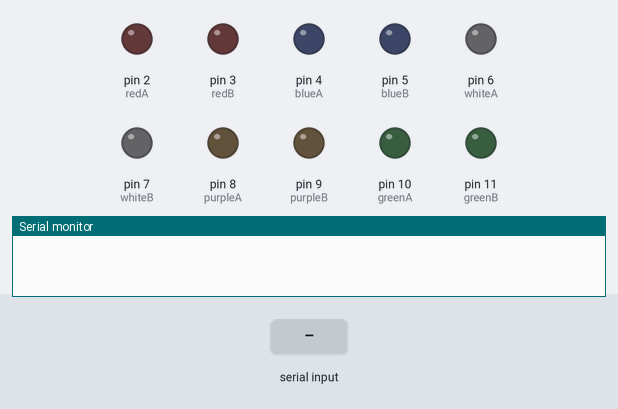
The sketch below on a simulated Arduino Uno, built with avr-gcc and run on an emulated ATmega328P. Shown: output pins drawn as LEDs (lit = HIGH), the last lines printed to the serial monitor. The inputs (shaded band) are chosen by the test bench.

Above: at 1.2 s.
1.3 s: "D" received over Serial
At 2.0 s:
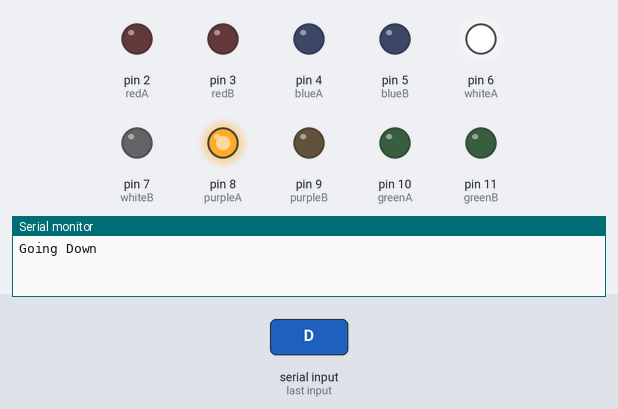
2.8 s: "L" received over Serial
At 3.1 s:
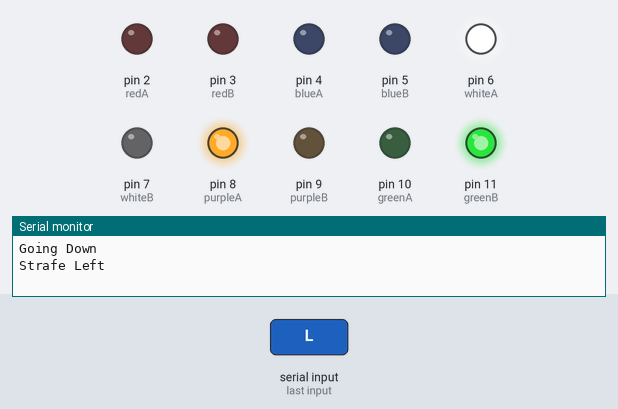
4.3 s: byte 79 ('O') received over Serial
At 5.5 s:
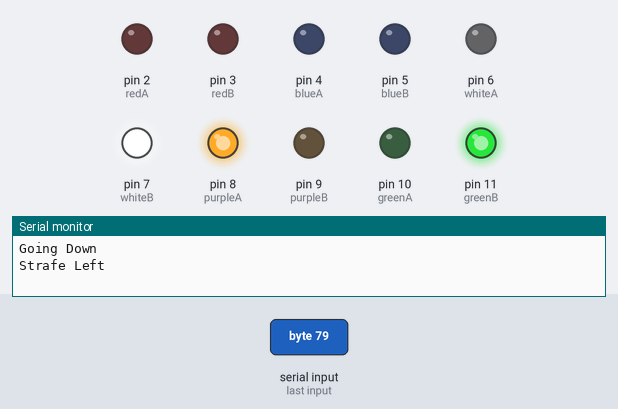
5.8 s: "R" received over Serial
At 6.6 s:
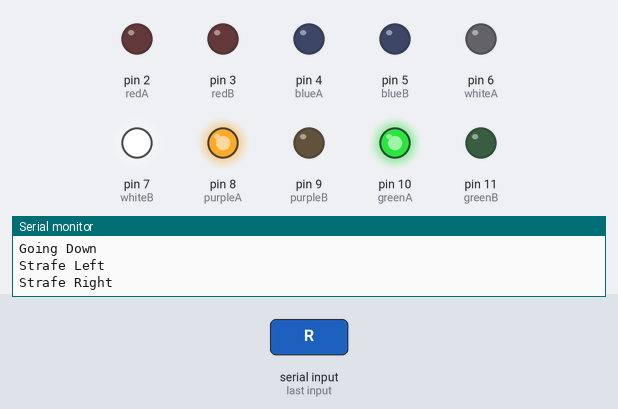
7.3 s: "Y" received over Serial
At 7.8 s:
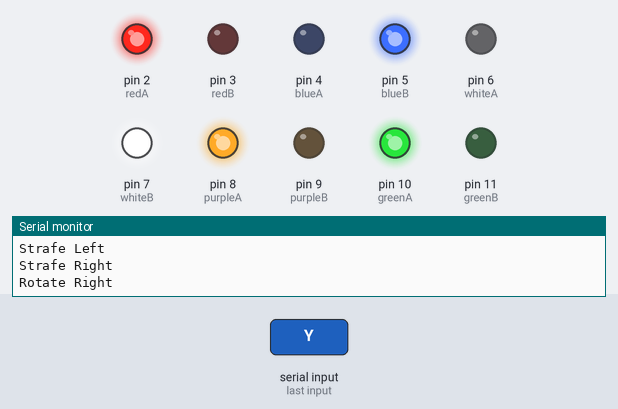
8.8 s: "T" received over Serial
At 10.1 s:
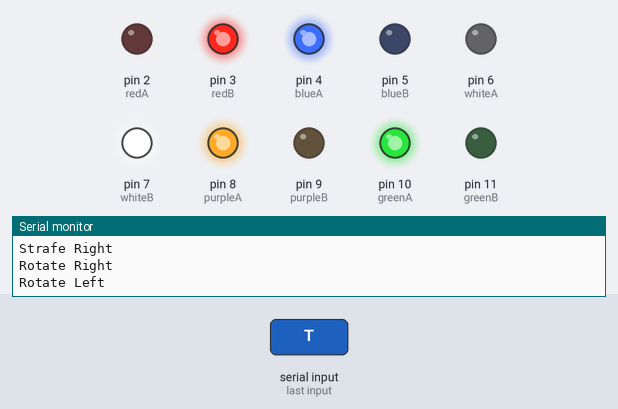
Timing chart, 0 to 11.3 s (numbered marks = the images above; inputs shaded):
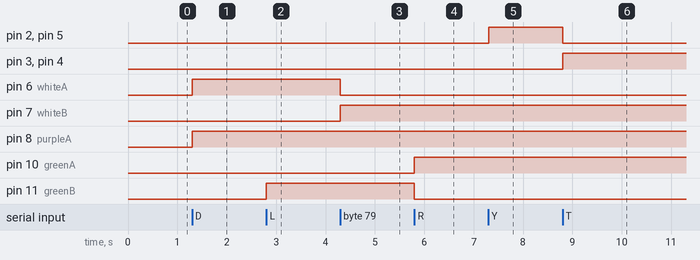

The sketch:

arduino_classes.ino
```cpp
//Declaration of Variables
const int redA = 2;
const int redB = 3;
const int blueA = 4;
const int blueB = 5;
const int whiteA = 6;
const int whiteB = 7;
const int purpleA = 8;
const int purpleB = 9;
const int greenA = 10;
const int greenB = 11;
int incomingByte;


void setup() {
  Serial.begin(9600);
  pinMode (redA, OUTPUT);
  pinMode (redB, OUTPUT);
  pinMode (blueA, OUTPUT);
  pinMode (blueB, OUTPUT);
  pinMode (whiteA, OUTPUT);
  pinMode (whiteB, OUTPUT);
  pinMode (purpleA, OUTPUT);
  pinMode (purpleB, OUTPUT);
  pinMode (greenA, OUTPUT);
  pinMode (greenB, OUTPUT);

}

//Declares different Name for Motor Pins
void PinOn(int pin){
  digitalWrite(pin, HIGH);
  }
void PinOff(int pin){
  digitalWrite(pin, LOW);
  }
void serialFlush(){
  while(Serial.available() > 0) {
    char t = Serial.read();
  }
}

void loop() {
  if (Serial.available() > 0) {
    incomingByte = Serial.read();
    if (incomingByte == 'U'){
      Serial.println("Going Up");
      up();
      if (incomingByte == 'H'){}
        halt();
      }
    if (incomingByte == 'D'){
      Serial.println("Going Down");
      down();
      serialFlush();
      }
    if (incomingByte == 'L'){
      Serial.println("Strafe Left");
      sleft();
      serialFlush();
      }
    if (incomingByte == 'R'){
      Serial.println("Strafe Right");
      sright();
      serialFlush();
      }
    if (incomingByte == 'Y'){
      Serial.println("Rotate Right");
      rrotate();
      serialFlush();
      }
    if (incomingByte == 'T'){
      Serial.println("Rotate Left");
      lrotate();
      serialFlush();
      }
    if (incomingByte == 'F'){
      Serial.println("Going Forward");
      forward();
      serialFlush();
      }
    if (incomingByte == 'B'){
      Serial.println("Going Backward");
      backward();
      serialFlush();
      }
    if (incomingByte == 'P'){
      tup();
      serialFlush();
      }
    if (incomingByte == 'O'){
      tdown();
      serialFlush();
      }
    }
}

void forward(){
  PinOn(redA);
  PinOff(redB);
  PinOn(blueA);
  PinOff(blueB);
  Serial.println("Tipping Forward");
  }

void backward(){
  PinOff(redA);
  PinOn(redB);
  PinOff(blueA);
  PinOn(blueB);
  Serial.println("Tipping Backward");
  }

void up(){
  PinOff(whiteA);
  PinOn(whiteB);
  PinOff(purpleA);
  PinOn(purpleB);
  }
void down(){
  PinOn(whiteA);
  PinOff(whiteB);
  PinOn(purpleA);
  PinOff(purpleB);
  }
void sleft(){
  PinOff(greenA);
  PinOn(greenB);
  }
void sright(){
  PinOn(greenA);
  PinOff(greenB);
  }
void rrotate(){
  PinOn(redA);
  PinOff(redB);
  PinOff(blueA);
  PinOn(blueB);
  }

void lrotate(){
  PinOff(redA);
  PinOn(redB);
  PinOn(blueA);
  PinOff(blueB);
  }
void tup(){
  PinOn(whiteA);
  PinOff(whiteB);
  PinOff(purpleA);
  PinOn(purpleB);
  }
void tdown(){
  PinOff(whiteA);
  PinOn(whiteB);
  PinOn(purpleA);
  PinOff(purpleB);
  }
void halt(){
  PinOff(whiteA);
  PinOff(whiteB);
  PinOff(purpleA);
  PinOff(purpleB);
  PinOff(redA);
  PinOff(redB);
  PinOff(blueA);
  PinOff(blueB);
  PinOff(greenA);
  PinOff(greenB);
  }
```

Measured:
- after the input at 1.3 s, pin 6 (whiteA), pin 8 (purpleA): LOW → HIGH at once
- after the input at 2.8 s, pin 11 (greenB): LOW → HIGH at once
- after the input at 4.3 s, pin 6 (whiteA): HIGH → LOW at once; pin 7 (whiteB): LOW → HIGH at once
- after the input at 5.8 s, pin 10 (greenA): LOW → HIGH at once; pin 11 (greenB): HIGH → LOW at once
- after the input at 7.3 s, pin 2 (redA), pin 5 (blueB): LOW → HIGH at once
- after the input at 8.8 s, pin 2 (redA), pin 5 (blueB): HIGH → LOW at once; pin 3 (redB), pin 4 (blueA): LOW → HIGH at once
